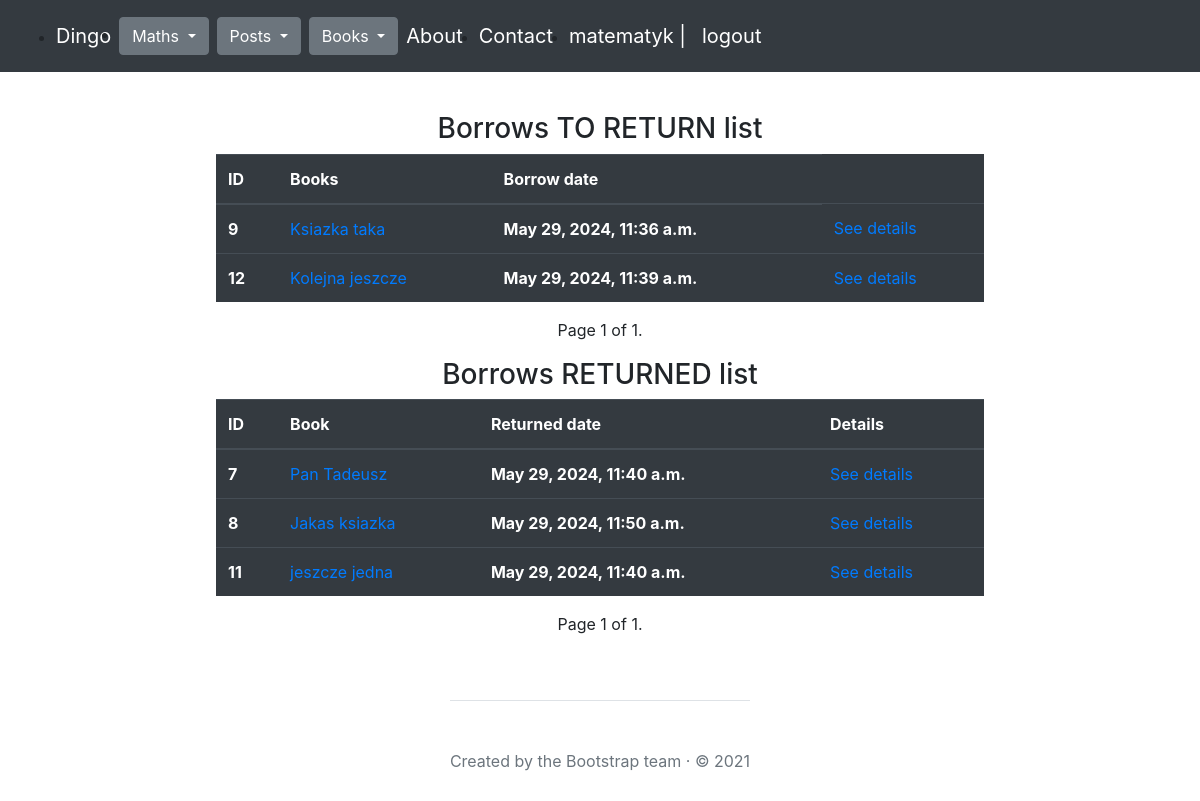
/books/borrows/matematyk, run on the app's committed database.
### books/models.py (models this page shows, shortened)
class Borrow(models.Model):
    borrow_date = models.DateTimeField(auto_now_add=True)
    return_date = models.DateTimeField(null=True)
    is_returned = models.BooleanField(default=False)
    comment = models.TextField(null=True)
    book = models.ForeignKey(
        Book,
        on_delete=models.CASCADE,
        null=False,
        blank=False,
        related_name='borrows'
    )
    user = models.ForeignKey(
        User,
        on_delete=models.CASCADE,
        null=False,
        blank=False,
        related_name='borrows',
    )

class Book(models.Model):
    title = models.CharField(max_length=30, unique=True, null=False)
    comment = models.TextField(null=True)
    pages = models.IntegerField(null=True)
    image = models.ImageField(upload_to='photos/%Y/%m/%d', null=True, default='')
    tags = models.ManyToManyField("books.Tag", related_name="books")
    author = models.ForeignKey(
        'books.Author',
        on_delete=models.CASCADE,
        null=False,
        blank=False
    )

### books/views.py (the view)
# urls.py: path('borrows/<str:username>', borrows_list, name="borrows_list"),
def borrows_list(request, username):
    page_number = request.GET.get('page')
    user = get_object_or_404(User, username=username)
    borrows_to_return = Borrow.objects.filter(user=user, is_returned=False)
    paginator = Paginator(borrows_to_return, 5)
    borrows_to_return = paginator.get_page(page_number)
    borrows_returned = Borrow.objects.filter(user=user, is_returned=True)
    paginator = Paginator(borrows_returned, 5)
    borrows_returned = paginator.get_page(page_number)
    return render(
        request=request,
        template_name="books/borrows_list.html",
        context={"borrows_to_return": borrows_to_return,
                 "borrows_returned": borrows_returned,
                 "user": user,
                 }
    )

### books/templates/books/borrows_list.html (shortened to what this page needs)
{% extends "main.html" %}
{% block content %}
<div class="mt-3 d-flex flex-column align-items-center justify-content-center">
    <h3>Borrows TO RETURN list</h3>
    {% if borrows_to_return %}
    <div class="table-responsive">
        <table class="table table-dark">
          <thead>
            <tr>
              <th scope="col">ID</th>
              <th scope="col">Books</th>
              <th scope="col">Borrow date</th>
            </tr>
          </thead>
          <tbody>
            {% for borrow in borrows_to_return %}
            <tr>
                <th scope="row">{{ borrow.id }}</th>
                <td><a href="{% url 'books:borrow_details' borrow.id %}">{{ borrow.book.title }}</a></td>
                <th scope="row">{{ borrow.borrow_date }}</th>
                <td><a href="{% url 'books:borrow_details' borrow.id %}"> See details </a></td>
              </tr>
            {% endfor %}
          </tbody>
        </table>
      </div>
    {% else %}
        <h4>Nothing found</h4>
    {% endif %}
    <div class="pagination">
        <span class="step-links">
            <span class="current">
                Page {{ borrows_to_return.number }} of {{ borrows_to_return.paginator.num_pages }}.
            </span>
        </span>
    </div>
</div>
<div class="mt-3 d-flex flex-column align-items-center justify-content-center">
  <h3>Borrows RETURNED list</h3>
  {% if borrows_returned %}
  <div class="table-responsive">
      <table class="table table-dark">
        <thead>
          <tr>
            <th scope="col">ID</th>
            <th scope="col">Book</th>
            <th scope="col">Returned date</th>
            <th scope="col">Details</th>
          </tr>
        </thead>
        <tbody>
          {% for borrow in borrows_returned %}
          <tr>
              <th scope="row">{{ borrow.id }}</th>
              <td><a href="{% url 'books:book_details' borrow.book.id %}">{{ borrow.book.title }}</a></td>
              <th scope="row">{{ borrow.return_date }}</th>
              <td><a href="{% url 'books:borrow_details' borrow.id %}"> See details </a></td>
            </tr>
          {% endfor %}
        </tbody>
      </table>
    </div>
  {% else %}
      <h4>Nothing found</h4>
  {% endif %}
  <div class="pagination">
      <span class="step-links">
          <span class="current">
              Page {{ borrows_returned.number }} of {{ borrows_returned.paginator.num_pages }}.
          </span>
      </span>
  </div>
</div>
{% endblock %}

### templates/main.html (shortened to what this page needs)
{% load bootstrap4 %}
<!doctype html>
<html lang="en">
<head>
    <link rel="stylesheet" href="https://stackpath.bootstrapcdn.com/bootstrap/4.5.0/css/bootstrap.min.css">
    {% load static %}
    <link rel="stylesheet" type="text/css" href="{% static 'maths/css/style.css' %}">
</head>
<body>
    <div class="col-lg-8 mx-auto p-3 py-md-5">
        <nav class="navbar navbar-expand-md navbar-dark bg-dark fixed-top py-0 d-flex flex-row justify-content-between align-items-center">
            <div class="collapse navbar-collapse d-flex flex-row align-items-end justify-content-start mt-3" id="navbarsExampleDefault">
                <ul class="d-flex flex-row align-items-center justify-content-center">
                    <li><a class="navbar-brand mr-2" href="/greetings">Dingo</a></li>
                    <li>
                        <div class="btn-group mr-2">
                            <button type="button" class="btn btn-secondary dropdown-toggle" data-toggle="dropdown" aria-haspopup="true" aria-expanded="false">
                                Maths
                            </button>
                        </div>
                    </li>
                    <li>
                        <div class="btn-group mr-2">
                            <button type="button" class="btn btn-secondary dropdown-toggle" data-toggle="dropdown" aria-haspopup="true" aria-expanded="false">
                                Posts
                            </button>
                        </div>
                    </li>
                    <li>
                        <div class="btn-group mr-2">
                            <button type="button" class="btn btn-secondary dropdown-toggle" data-toggle="dropdown" aria-haspopup="true" aria-expanded="false">
                                Books
                            </button>
                        </div>
                    </li>
                    <li><a class="navbar-brand" href="/greetings/about/">About</a></li>
                    <li><a class="navbar-brand" href="/greetings/contact/">Contact</a></li>
                    <li>
                        {% if user.is_authenticated %}
                            <a class="navbar-brand">
                                {{ user.username }} | <a class="navbar-brand" href="{% url 'logout' %}">logout</a>
                            </a>
                        {% else %}
                           <a class="navbar-brand" href="{% url 'login' %}">login</a>
                        {% endif %}
                    </li>
                </ul>
            </div>
        </nav>
        <main>
            <div id="content" class="mt-5">
                {% block content %}{% endblock %}
            </div>
        </main>
        <div class="mt-3 d-flex flex-column align-items-center justify-content-center">
            <footer class="pt-5 my-5 text-muted border-top">
                Created by the Bootstrap team &middot; &copy; 2021
            </footer>
        </div>
    </div>
</body>
</html>

### data on the page
Borrow: id "9", book "Ksiazka taka", borrow_date "May 29, 2024, 11:36 a.m."
Borrow: id "12", book "Kolejna jeszcze", borrow_date "May 29, 2024, 11:39 a.m."
Borrow: id "7", book "Pan Tadeusz", return_date "May 29, 2024, 11:40 a.m."
Borrow: id "8", book "Jakas ksiazka", return_date "May 29, 2024, 11:50 a.m."
Borrow: id "11", book "jeszcze jedna", return_date "May 29, 2024, 11:40 a.m."

### other printed values
{{ user.username }} "matematyk"
{{ borrows_to_return.number }} "1"
{{ borrows_to_return.paginator.num_pages }} "1"
{{ borrows_returned.number }} "1"
{{ borrows_returned.paginator.num_pages }} "1"
